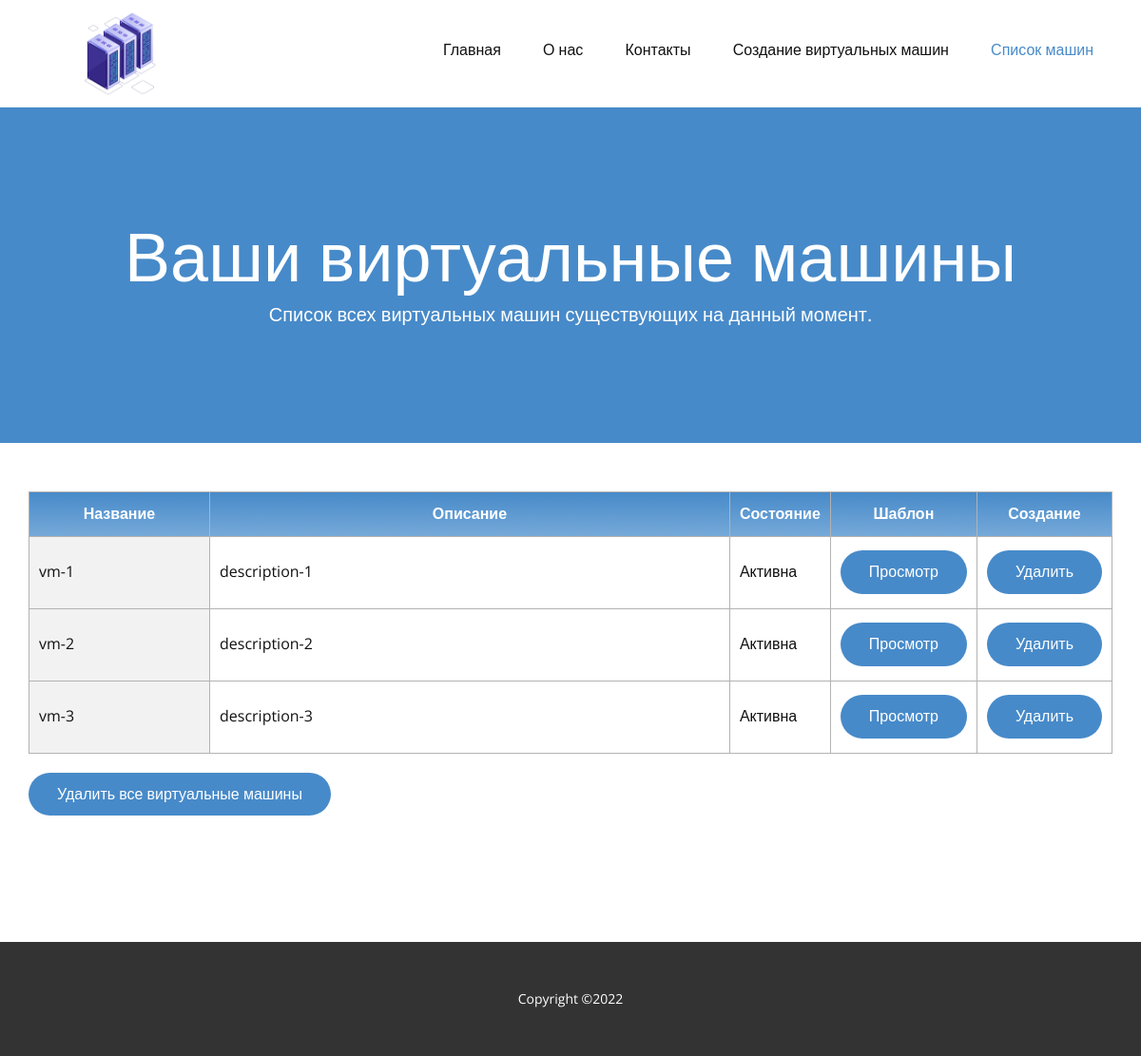
The app's page /vm-list, older data.
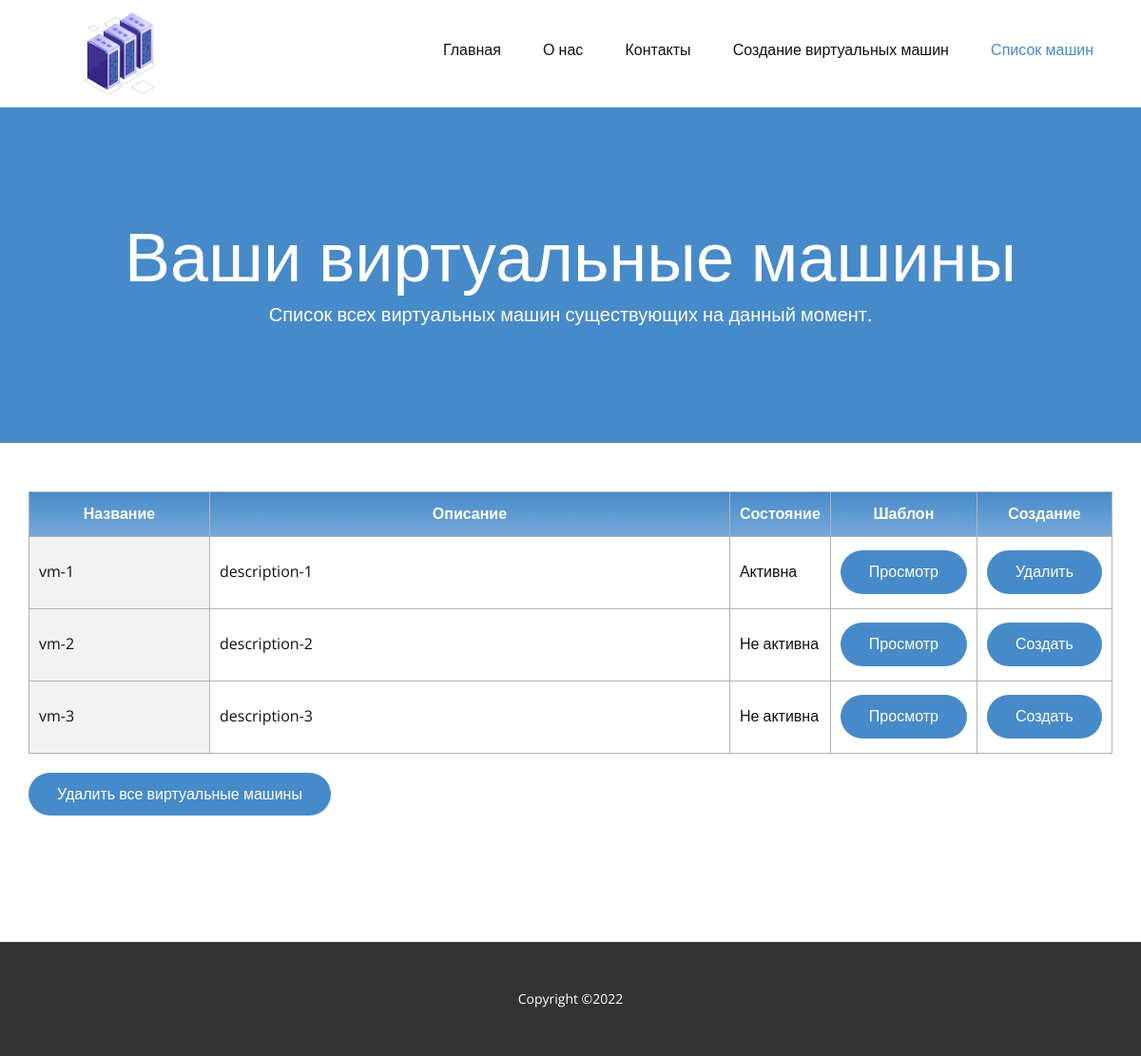
The same page, newer data.
### MySite/models.py (models this page shows, shortened)
class VirtualMachine(models.Model):
    name = models.CharField(max_length=40, unique=True, verbose_name='Название')
    description = models.TextField(verbose_name='Описание')
    ZONE = [
        ('ru-central1-a', 'ru-central-a'),
        ('ru-central1-b', 'ru-central-b'),
        ('ru-central1-c', 'ru-central-c'),
    ]
    zone = models.CharField(choices=ZONE, max_length=13, default='ru-central1-a', verbose_name='Зона доступности')
    IMAGE_ID = [
        ('fd8bh0c781u19q50m4kj', 'Ubuntu-22.04'),
        ('fd8e65d4chiel4ussa9o', 'Debian-11'),
        ('fd84go2nk3voj0gg7tpn', 'openSUSE-Leap-15.3'),
        ('fd8bv62nmsjf6hmjrh96', 'AlmaLinux-8'),
        ('fd8nce10ece89ufqkk9t', 'Astra-Linux-Common-Edition-2.12'),
        ('fd8i8fljrbbcclckhlm9', 'ALT-Linux-10'),
        ('fd8jvcoeij6u9se84dt5', 'CentOS-7'),
        ('fd8phu675e6sgsa68pvj', 'Fedora-35'),
        ('fd865udut6b1gvgh5igh', 'Fedora-CoreOS-35'),
        ('fd8mnkj7vk131q9ll4p5', 'CentOS-Stream-8'),
        ('fd8q0kjl4l1iovds9f29', 'REDOS-7.3'),
    ]
    image_id = models.CharField(choices=IMAGE_ID, max_length=20, default='fd8phu675e6sgsa68pvj',
                                verbose_name='Операционная система')
    BOOT_DISK_TYPE = [
        ('network-hdd', 'HDD'),
        ('network-ssd', 'SSD'),
        ('network-ssd-nonreplicated', 'NR-SSD'),
    ]
    boot_disk_type = models.CharField(max_length=25, choices=BOOT_DISK_TYPE, default='network-hdd',
                                      verbose_name='Тип диска')
    boot_disk_size = models.PositiveSmallIntegerField(verbose_name='Размер диска', default=15)
    cores = models.PositiveSmallIntegerField(verbose_name='vCPU', default=2)
    CORE_FRACTION = [
        (20, '20%'),
        (50, '50%'),
        (100, '100%'),
    ]
    core_fraction = models.PositiveSmallIntegerField(choices=CORE_FRACTION, verbose_name='Гарантированная доля vCPU',
                                                     default=20)
    memory = models.PositiveSmallIntegerField(verbose_name='RAM', default=2)
    username = models.CharField(max_length=20, verbose_name='Имя пользователя', default='user')
    ssh_key = models.CharField(max_length=500, verbose_name='SSH-ключ')
    time_create = models.DateTimeField(auto_now_add=True, verbose_name='Время создания')
    time_update = models.DateTimeField(auto_now=True, verbose_name='Время изменения')
    running = models.BooleanField(verbose_name='Активна', default=False)
    class Meta:
        verbose_name = 'Виртуальные машины'
        verbose_name_plural = 'Виртуальные машины'
        ordering = ['time_create']

### MySite/views.py (the view)
# urls.py: path('vm-list', views.vm_list_view, name='vmList'),
def vm_list_view(reqest):
    context = {'title': 'Список виртуальных машин', 'cssFile': 'css/Список-машин.css',
               'all_VM': VirtualMachine.objects.all()}
    return render(
        reqest,
        'Список-машин.html',
        context=context,
    )

### MySite/templates/Список-машин.html (shortened to what this page needs)
{% extends 'base.html' %}
{% block content %}
    {% load static %}
    <section class="u-align-center u-clearfix u-section-1" id="sec-5132">
        <div class="u-align-left u-container-style u-expanded-width u-group u-palette-1-base u-group-1">
            <div class="u-container-layout u-container-layout-1">
                <h1 class="u-align-center u-text u-title u-text-1">Ваши виртуальные машины</h1>
                <p class="u-align-center u-large-text u-text u-text-variant u-text-2">Список всех виртуальных машин
                    существующих на данный момент.</p>
            </div>
        </div>
    </section>
    <section class="u-align-center u-clearfix u-section-2" id="sec-5c99">
        <div class="u-clearfix u-sheet u-sheet-1">
            <div class="u-expanded-width u-table u-table-responsive u-table-1">
                <table class="u-table-entity u-table-entity-1">
                    <colgroup>
                        <col width="22.9%">
                        <col width="77.1%">
                    </colgroup>
                    <thead class="u-align-center u-gradient u-table-header u-text-white u-table-header-1">
                    <tr style="height: 46px;">
                        <th class="u-border-1 u-border-grey-30 u-table-cell u-table-cell-1">Название</th>
                        <th class="u-border-1 u-border-grey-30 u-table-cell u-table-cell-2">Описание</th>
                        <th class="u-border-1 u-border-grey-30 u-table-cell u-table-cell-2">Состояние</th>
                        <th class="u-border-1 u-border-grey-30 u-table-cell u-table-cell-2">Шаблон</th>
                        <th class="u-border-1 u-border-grey-30 u-table-cell u-table-cell-2">Создание</th>
                    </tr>
                    </thead>
                    <tbody class="u-table-body">
                    {% for vm in all_VM %}
                        <tr style="height: 76px;">
                            <td class="u-border-1 u-border-grey-30 u-first-column u-grey-5 u-table-cell">
                                {{ vm.name }}
                            </td>
                            <td class="u-border-1 u-border-grey-30 u-table-cell">
                                {{ vm.description }}
                            </td>
                            <td class="u-border-1 u-border-grey-30 u-table-cell">
                                {% if vm.running %}
                                    Активна
                                {% else %}
                                    Не активна
                                {% endif %}
                            </td>
                            <td class="u-border-1 u-border-grey-30 u-table-cell">
                                <a href="admin/MySite/virtualmachine/{{ vm.pk }}/change/"
                                   class="u-btn u-btn-round u-button-style u-hover-palette-1-dark-1 u-palette-1-base u-radius-50 u-btn-1">Просмотр
                                </a>
                            <td class="u-border-1 u-border-grey-30 u-table-cell">
                                {% if vm.running %}
                                    <form action="{% url 'DeleteVirtualMachine' %}" method="post">
                                        <button class="u-btn u-btn-round u-button-style u-hover-palette-1-dark-1 u-palette-1-base u-radius-50 u-btn-1"
                                                type="submit">Удалить
                                        </button>
                                    </form>
                                {% else %}
                                    <form action="{% url 'CreateVirtualMachine' %}" method="post">
                                        <button class="u-btn u-btn-round u-button-style u-hover-palette-1-dark-1 u-palette-1-base u-radius-50 u-btn-1"
                                                type="submit">Создать
                                        </button>
                                    </form>
                                {% endif %}
                            </td>
                        </tr>
                    {% endfor %}
                    </tbody>
                </table>
                <form action="{% url 'DeleteAllVirtualMachine' %}" method="post">
                    <button class="u-btn u-btn-round u-button-style u-hover-palette-1-dark-1 u-palette-1-base u-radius-50 u-btn-1"
                            type="submit">Удалить все виртуальные машины
                    </button>
                </form>
            </div>
        </div>
    </section>
{% endblock %}

### MySite/templates/base.html (shortened to what this page needs)
<!DOCTYPE html>
<html style="font-size: 16px;" lang="ru">
<head>
    {% load static %}
    <link rel="stylesheet" href="{% static 'css/nicepage.css' %}" media="screen">
    <link rel="stylesheet" href="{% static cssFile %}" media="screen">
</head>
<body class="u-body u-stick-footer u-xl-mode" data-lang="ru">
<header class="u-clearfix u-header u-header" id="sec-ccd5">
    <div class="u-clearfix u-sheet u-sheet-1">
        <a href="{% url 'index' %}" class="u-image u-logo u-image-1" data-image-width="505" data-image-height="494"
           title="Главная">
            <img src="{% static 'img/2.jpg' %}"
                 class="u-logo-image u-logo-image-1">
        </a>
        <nav class="u-menu u-menu-one-level u-offcanvas u-menu-1">
            <div class="u-custom-menu u-nav-container">
                <ul class="u-nav u-unstyled u-nav-1">
                    <li class="u-nav-item"><a
                            class="u-button-style u-nav-link u-text-active-palette-1-base u-text-hover-palette-2-base"
                            href="{% url 'index' %}"
                            style="padding: 10px 20px;">Главная</a>
                    </li>
                    <li class="u-nav-item"><a
                            class="u-button-style u-nav-link u-text-active-palette-1-base u-text-hover-palette-2-base"
                            href="{% url 'about' %}"
                            style="padding: 10px 20px;">О нас</a>
                    </li>
                    <li class="u-nav-item"><a
                            class="u-button-style u-nav-link u-text-active-palette-1-base u-text-hover-palette-2-base"
                            href="{% url 'contacts' %}"
                            style="padding: 10px 20px;">Контакты</a>
                    </li>
                    <li class="u-nav-item"><a
                            class="u-button-style u-nav-link u-text-active-palette-1-base u-text-hover-palette-2-base"
                            href="{% url 'vmCreate' %}"
                            style="padding: 10px 20px;">Создание виртуальных машин</a>
                    </li>
                    <li class="u-nav-item"><a
                            class="u-button-style u-nav-link u-text-active-palette-1-base u-text-hover-palette-2-base"
                            href="{% url 'vmList' %}"
                            style="padding: 10px 20px;">Список машин</a>
                    </li>
                </ul>
            </div>
        </nav>
    </div>
</header>
{% block content %}
{% endblock %}
<footer class="u-align-center u-clearfix u-footer u-grey-80 u-footer" id="sec-d16a">
    <div class="u-clearfix u-sheet u-sheet-1">
        <p class="u-small-text u-text u-text-variant u-text-1" data-lang-en="Copyright ©2022"> Copyright ©2022 </p>
    </div>
</footer>
</body>
</html>

### MySite/static/css/Список-машин.css (style rules this page uses)
.u-section-1 { min-height: 353px; }
.u-section-1 .u-group-1 { min-height: 353px; height: auto; margin-top: 0; margin-bottom: 0; }
.u-section-1 .u-container-layout-1 { padding: 30px; }
.u-section-1 .u-text-1 { margin: 89px 55px 0; }
.u-section-1 .u-text-2 { width: 826px; margin: 4px auto 0; }
.u-section-2 .u-sheet-1 { min-height: 525px; }
.u-section-2 .u-table-1 { margin: 51px 0 60px; }
.u-section-2 .u-table-entity-1 { min-height: 100px; }
.u-section-2 .u-table-header-1 { font-weight: 700; background-image: linear-gradient(#478ac9, #77aad9); }
.u-section-2 .u-table-cell-1 { border-style: solid; }
.u-section-2 .u-table-cell-2 { border-style: solid; }

Row changes from the older to the newer data that the page shows:
changed VirtualMachine "vm-2": running "Активна Удалить" → "Не активна Создать"
changed VirtualMachine "vm-3": running "Активна Удалить" → "Не активна Создать"
